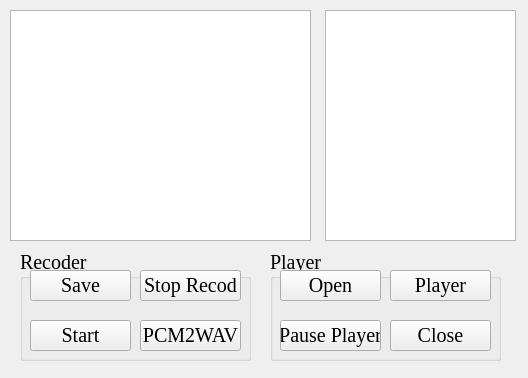
<?xml version="1.0" encoding="UTF-8"?>
<ui version="4.0">
 <class>FFmpegVideo</class>
 <widget class="QMainWindow" name="FFmpegVideo">
  <property name="geometry">
   <rect>
    <x>0</x>
    <y>0</y>
    <width>528</width>
    <height>378</height>
   </rect>
  </property>
  <property name="font">
   <font>
    <family>Times New Roman</family>
    <pointsize>15</pointsize>
   </font>
  </property>
  <property name="windowTitle">
   <string>FFmpegVideo</string>
  </property>
  <widget class="QWidget" name="centralwidget">
   <widget class="QPlainTextEdit" name="plainTextEdit">
    <property name="geometry">
     <rect>
      <x>10</x>
      <y>10</y>
      <width>301</width>
      <height>231</height>
     </rect>
    </property>
   </widget>
   <widget class="QGroupBox" name="groupBox">
    <property name="geometry">
     <rect>
      <x>20</x>
      <y>250</y>
      <width>231</width>
      <height>111</height>
     </rect>
    </property>
    <property name="title">
     <string>Recoder</string>
    </property>
    <widget class="QPushButton" name="btn_save">
     <property name="geometry">
      <rect>
       <x>10</x>
       <y>20</y>
       <width>101</width>
       <height>31</height>
      </rect>
     </property>
     <property name="text">
      <string>Save</string>
     </property>
    </widget>
    <widget class="QPushButton" name="btn_start">
     <property name="geometry">
      <rect>
       <x>10</x>
       <y>70</y>
       <width>101</width>
       <height>31</height>
      </rect>
     </property>
     <property name="text">
      <string>Start</string>
     </property>
    </widget>
    <widget class="QPushButton" name="btn_stop">
     <property name="geometry">
      <rect>
       <x>120</x>
       <y>20</y>
       <width>101</width>
       <height>31</height>
      </rect>
     </property>
     <property name="text">
      <string>Stop Recod</string>
     </property>
    </widget>
    <widget class="QPushButton" name="btn_pcmTowav">
     <property name="geometry">
      <rect>
       <x>120</x>
       <y>70</y>
       <width>101</width>
       <height>31</height>
      </rect>
     </property>
     <property name="text">
      <string>PCM2WAV</string>
     </property>
    </widget>
   </widget>
   <widget class="QGroupBox" name="groupBox_2">
    <property name="geometry">
     <rect>
      <x>270</x>
      <y>250</y>
      <width>231</width>
      <height>111</height>
     </rect>
    </property>
    <property name="title">
     <string>Player</string>
    </property>
    <widget class="QPushButton" name="btn_player">
     <property name="geometry">
      <rect>
       <x>120</x>
       <y>20</y>
       <width>101</width>
       <height>31</height>
      </rect>
     </property>
     <property name="text">
      <string>Player</string>
     </property>
    </widget>
    <widget class="QPushButton" name="btn_pause_player">
     <property name="geometry">
      <rect>
       <x>10</x>
       <y>70</y>
       <width>101</width>
       <height>31</height>
      </rect>
     </property>
     <property name="text">
      <string>Pause Player</string>
     </property>
    </widget>
    <widget class="QPushButton" name="pushButton">
     <property name="geometry">
      <rect>
       <x>120</x>
       <y>70</y>
       <width>101</width>
       <height>31</height>
      </rect>
     </property>
     <property name="text">
      <string>Close</string>
     </property>
    </widget>
    <widget class="QPushButton" name="btn_open">
     <property name="geometry">
      <rect>
       <x>10</x>
       <y>20</y>
       <width>101</width>
       <height>31</height>
      </rect>
     </property>
     <property name="text">
      <string>Open</string>
     </property>
    </widget>
   </widget>
   <widget class="QTableWidget" name="tableWidget">
    <property name="geometry">
     <rect>
      <x>325</x>
      <y>10</y>
      <width>191</width>
      <height>231</height>
     </rect>
    </property>
    <property name="font">
     <font>
      <family>Times New Roman</family>
      <pointsize>19</pointsize>
     </font>
    </property>
   </widget>
  </widget>
 </widget>
 <resources/>
 <connections/>
</ui>
